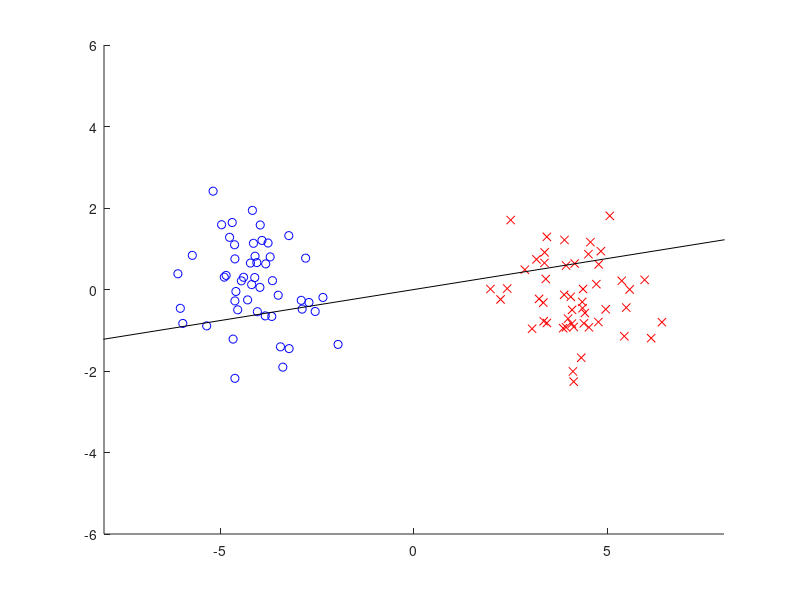

MATLAB code for this plot:
n=100; x=randn(n,2);
x(1:n/2,1)=x(1:n/2,1)-4; x(n/2+1:end,1)=x(n/2+1:end,1)+4;
%x(1:n/4,1)=x(1:n/4,1)-4; x(n/4+1:n/2,1)=x(n/4+1:n/2,1)+4;
x=x-repmat(mean(x),[n,1]);
y=[ones(n/2,1); 2*ones(n/2,1)];

m1=mean(x(y==1,:));
x1=x(y==1,:)-repmat(m1,[n/2,1]);
m2=mean(x(y==2,:));
x2=x(y==2,:)-repmat(m2,[n/2,1]);
[t,v]=eigs(n/2*m1'*m1+n/2*m2'*m2,x1'*x1+x2'*x2,1);

figure(1); clf; hold on; axis([-8 8 -6 6]);
plot(x(y==1,1),x(y==1,2),'bo')
plot(x(y==2,1),x(y==2,2),'rx')
plot(99*[-t(1) t(1)],99*[-t(2) t(2)], 'k-')
